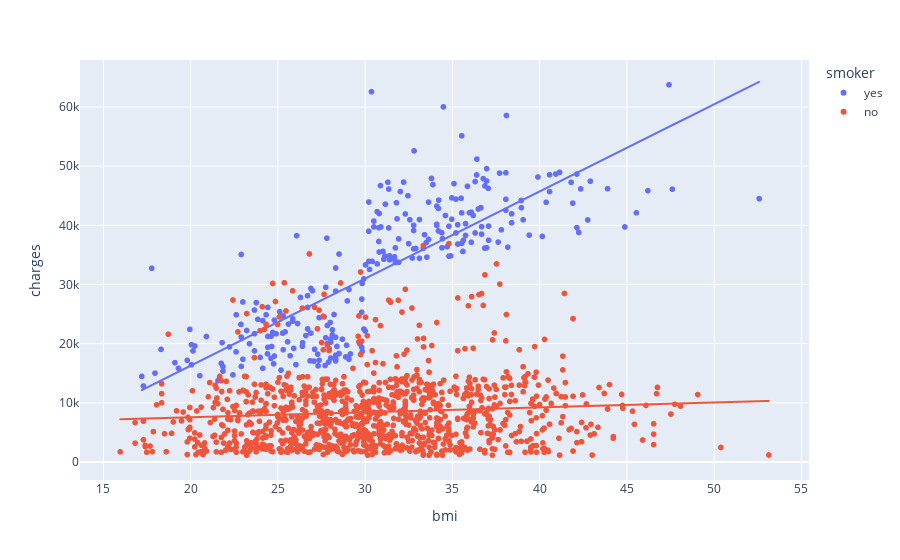

Notebook cell for this chart:
### Markdown cell above
### Color-coded scatter plots
We can use scatter plots to display the relationships between (not two, but...) three variables! One way of doing this is by color-coding the points.

For instance, to understand how smoking affects the relationship between BMI and insurance costs, we can color-code the points by `"smoker"`, and plot the other two columns (`"bmi"`, `"charges"`) on the axes.

### Code cell
fig8 = px.scatter(
    insurance_data, 
    x=insurance_data["bmi"], 
    y=insurance_data["charges"],
    trendline="ols",
    color = "smoker")
fig8.show()

#trendline: str
#        One of `'ols'` or `'lowess'`. If `'ols'`, an Ordinary Least Squares
#        regression line will be drawn for each discrete-color/symbol group. If
#        `'lowess`', a Locally Weighted Scatterplot Smoothing line will be drawn
#        for each discrete-color/symbol group.

### Figure 1 — Plotly figure (JSON) as saved in the notebook; plotly's stock layout.template omitted (floating-point values rounded to 4 significant figures; data arrays with more than 128 entries replaced by an {"elided": "..."} marker saying what was removed)
{"data": [{"hovertemplate": "smoker=yes<br>bmi=%{x}<br>charges=%{y}<extra></extra>", "legendgroup": "yes", "marker": {"color": "#636efa", "symbol": "circle"}, "mode": "markers", "name": "yes", "showlegend": true, "type": "scattergl", "x": {"elided": "274 float values"}, "xaxis": "x", "y": {"elided": "274 float values"}, "yaxis": "y"}, {"hovertemplate": "<b>OLS trendline</b><br>charges = 1473.11 * bmi + -13186.6<br>R<sup>2</sup>=0.650411<br><br>smoker=yes<br>bmi=%{x}<br>charges=%{y} <b>(trend)</b><extra></extra>", "legendgroup": "yes", "marker": {"color": "#636efa", "symbol": "circle"}, "mode": "lines", "name": "yes", "showlegend": false, "type": "scattergl", "x": {"elided": "274 float values"}, "xaxis": "x", "y": {"elided": "274 float values"}, "yaxis": "y"}, {"hovertemplate": "smoker=no<br>bmi=%{x}<br>charges=%{y}<extra></extra>", "legendgroup": "no", "marker": {"color": "#EF553B", "symbol": "circle"}, "mode": "markers", "name": "no", "showlegend": true, "type": "scattergl", "x": {"elided": "1064 float values"}, "xaxis": "x", "y": {"elided": "1064 float values"}, "yaxis": "y"}, {"hovertemplate": "<b>OLS trendline</b><br>charges = 83.3506 * bmi + 5879.42<br>R<sup>2</sup>=0.007062<br><br>smoker=no<br>bmi=%{x}<br>charges=%{y} <b>(trend)</b><extra></extra>", "legendgroup": "no", "marker": {"color": "#EF553B", "symbol": "circle"}, "mode": "lines", "name": "no", "showlegend": false, "type": "scattergl", "x": {"elided": "1064 float values"}, "xaxis": "x", "y": {"elided": "1064 float values"}, "yaxis": "y"}], "layout": {"legend": {"title": {"text": "smoker"}, "tracegroupgap": 0}, "margin": {"t": 60}, "xaxis": {"anchor": "y", "domain": [0, 1], "title": {"text": "bmi"}}, "yaxis": {"anchor": "x", "domain": [0, 1], "title": {"text": "charges"}}}}
